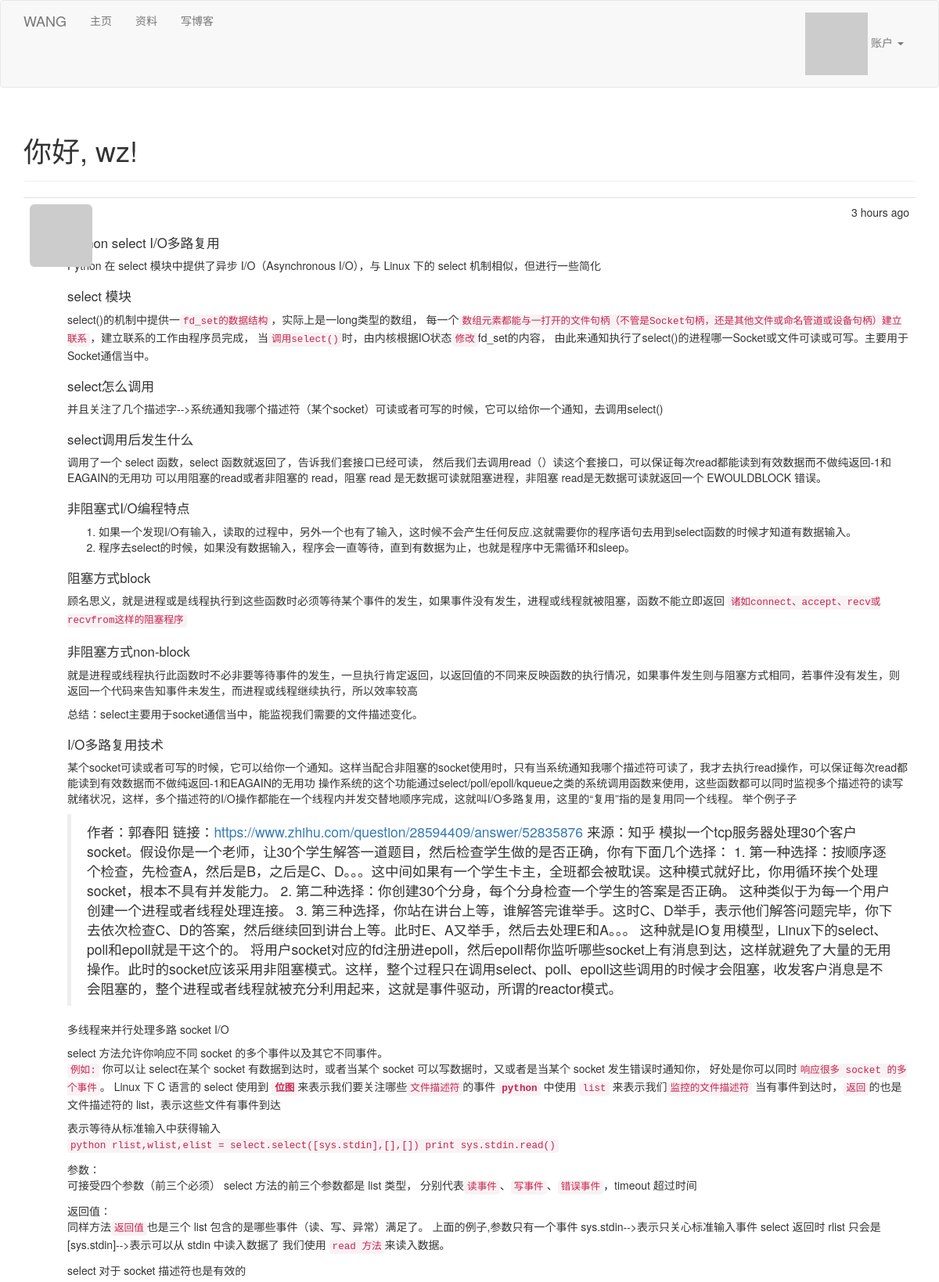
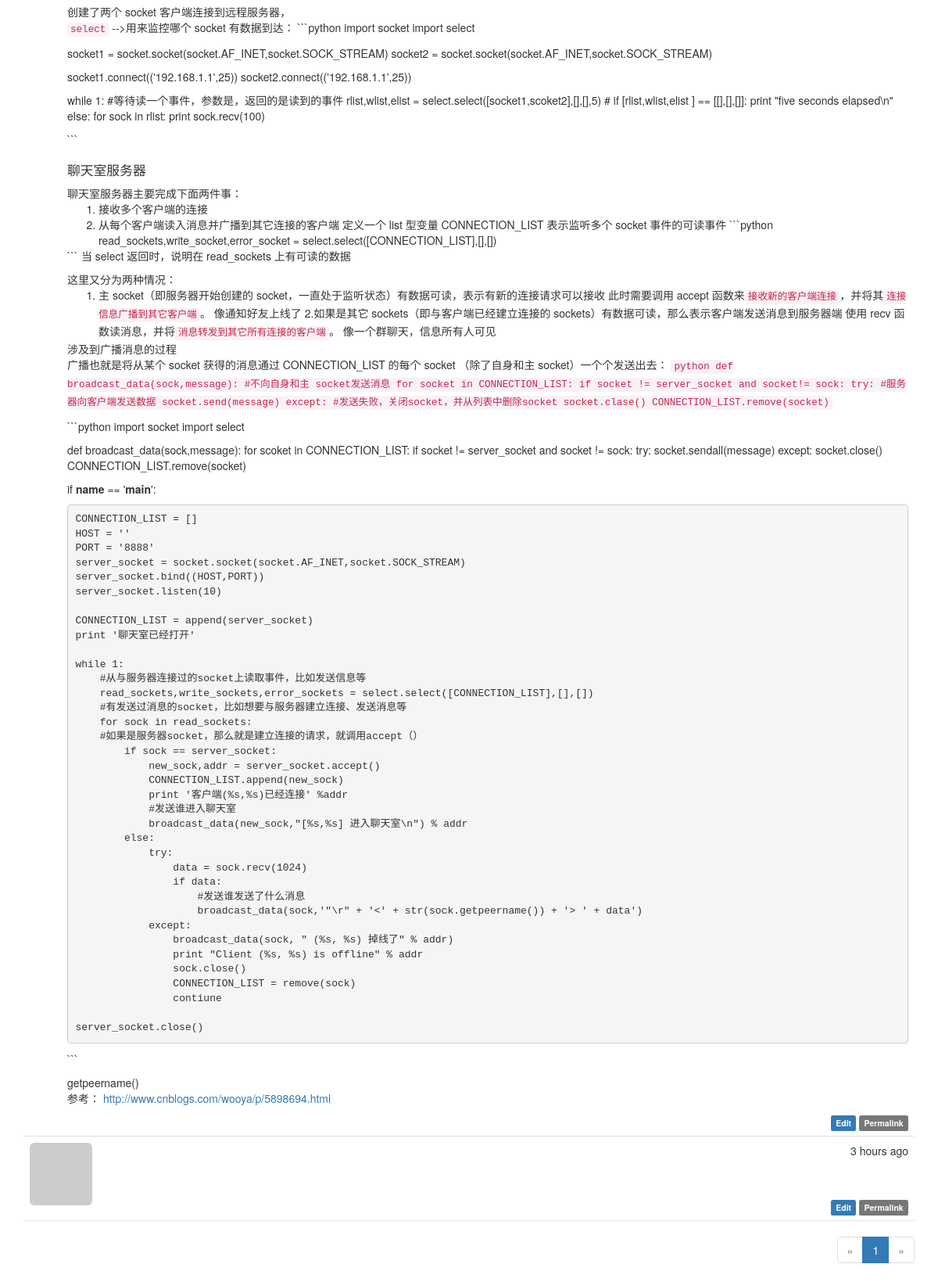
The page / (signed in) on the database its author committed (2 pictures, top to bottom).
### app/models.py (models this page shows, shortened)
class User(UserMixin, db.Model):
    __tablename__ = 'users'
    id = db.Column(db.Integer, primary_key=True)
    email = db.Column(db.String(64), unique=True, index=True)
    username = db.Column(db.String(64), unique=True, index=True)
    role_id = db.Column(db.Integer, db.ForeignKey('roles.id'))
    password_hash = db.Column(db.String(128))
    confirmed=db.Column(db.Boolean,default=False)
    name=db.Column(db.String(64))#真实姓名
    location=db.Column(db.String(64))#所在地
    about_me=db.Column(db.Text())#自我介绍
    member_since=db.Column(db.DateTime(),default=datetime.utcnow)#注册日期
    last_seen=db.Column(db.DateTime(),default=datetime.utcnow)#最后访问日期
    avatar_hash=db.Column(db.String(32))
    posts=db.relationship('Post',backref='author',lazy='dynamic')
    def ping(self):#刷新用户的最后访问时间
        self.last_seen=datetime.utcnow()
        db.session.add(self)
    @property
    def password(self):
        raise AttributeError('password is not a readable attribute')
    def can(self,permissions):#参数是某种权限，检查用户是否有某种权限
        return self.role is not None and \
            (self.role.permissions&permissions)==permissions#位与操作
    def gravatar(self,size=100,default='identicon',rating='g'):
        if request.is_secure:
            url='https://secure.gravatar.com/avatar'
        else:
            url='http://www.gravatar.com/avatar'
        hash=self.avatar_hash or hashlib.md5(self.email.encode('utf-8')).hexdigest()
        return '{url}/{hash}?s={size}&d={default}&r={rating}'.format(
                url=url,hash=hash,size=size,default=default,rating=rating)

class Post(db.Model):
    __tablename__='posts'
    id=db.Column(db.Integer,primary_key=True)
    title = db.Column(db.Text)
    body=db.Column(db.Text)
    timestamp=db.Column(db.DateTime,index=True,default=datetime.utcnow)#时间戳
    author_id=db.Column(db.Integer,db.ForeignKey('users.id'))#作者ip
    body_html=db.Column(db.Text)

### app/main/views.py (the view)
@main.route('/', methods=['GET', 'POST'])
def index():
    form = PostForm()
    if current_user.can(Permission.WRITE_ARTICLES) and \
            form.validate_on_submit():
        post = Post(title = form.title.data,
        			body=form.body.data,
                    author=current_user._get_current_object())
        db.session.add(post)
        return redirect(url_for('.index'))
    page = request.args.get('page', 1, type=int)
    pagination = Post.query.order_by(Post.timestamp.desc()).paginate(
        page, per_page=current_app.config['FLASKY_POSTS_PER_PAGE'],
        error_out=False)
    posts = pagination.items
    return render_template('index.html', form=form, posts=posts,
                           pagination=pagination)

### app/auth/views.py (called while the page is built)
@auth.before_app_request#决定用户确认前可以做什么操作
def before_request():#允许未确认的用户登陆
    if current_user.is_authenticated:
        current_user.ping()
        if not current_user.confirmed \
                and request.endpoint[:5]!='auth.':
            return redirect(url_for('auth.unconfirmed'))#但是显示未登录的页面

### app/main/__init__.py (called while the page is built)
@main.app_context_processor#Permission类加入模版上下文
def inject_permissions():#上下文处理器，可让Permission变量在全局中可访问
	return dict(Permission=Permission)

### app/models.py (called while the page is built)
@login_manager.user_loader#加载用户的回调函数
def load_user(user_id):
    return User.query.get(int(user_id))#参数Unicode字符串形式表示的用户标识符，返回用户对象

### app/templates/index.html (shortened to what this page needs)
{% extends "base.html" %}
{% import "bootstrap/wtf.html" as wtf %}
{% import "_macros.html" as macros %}
{% block page_content %}
<div class="page-header">
    <h1>你好, {% if current_user.is_authenticated %}{{ current_user.username }}{% else %}陌生人{% endif %}!</h1>
</div>
{% include '_posts.html' %}
{% if pagination %}
<div class="pagination">
    {{ macros.pagination_widget(pagination, '.index') }}
</div>
{% endif %}
{% endblock %}

### app/templates/_posts.html
<ul class="posts">
    {% for post in posts %}
    <li class="post">
        <div class="post-thumbnail">
            <a href="{{ url_for('.user', username=post.author.username) }}">
                <img class="img-rounded profile-thumbnail" src="{{ post.author.gravatar(size=40) }}">
            </a>
        </div>
        <div class="post-content">
            <div class="post-date">{{ moment(post.timestamp).fromNow() }}</div>
            <div class="post-author"><a href="{{ url_for('.user', username=post.author.username) }}">{{ post.author.username }}</a></div>
            <div class="post-body">
                {% if post.body_html %}
                    {{ post.body_html | safe }}
                {% else %}
                    {{ post.body }}
                {% endif %}
            </div>
            <div class="post-footer">
                {% if current_user == post.author %}
                <a href="{{ url_for('.edit', id=post.id) }}">
                    <span class="label label-primary">Edit</span>
                </a>
                {% elif current_user.is_administrator() %}
                <a href="{{ url_for('.edit', id=post.id) }}">
                    <span class="label label-danger">Edit [Admin]</span>
                </a>
                {% endif %}
                <a href="{{ url_for('.post', id=post.id) }}">
                    <span class="label label-default">Permalink</span>
                </a>
            </div>
        </div>
    </li>
    {% endfor %}
</ul>

### app/static/styles.css (style rules this page uses)
.profile-thumbnail { position: absolute; }
ul.posts { list-style-type: none; padding: 0px; margin: 16px 0px 0px 0px; border-top: 1px solid #e0e0e0; }
ul.posts li.post { padding: 8px; border-bottom: 1px solid #e0e0e0; }
div.post-date { float: right; }
div.post-author { font-weight: bold; }
div.post-thumbnail { position: absolute; }
div.post-content { margin-left: 48px; min-height: 48px; }
div.post-footer { text-align: right; }
div.pagination { width: 100%; text-align: right; padding: 0px; margin: 0px; }
.post-body h1 { font-size: 140%; }
.post-body h3 { font-size: 120%; }

### rows shown on the page
User: username "wz"
Post: timestamp "3 hours ago", body_html "Python select I/O多路复用 Python 在 select 模块中提供了异步 I/O（Asynchronous I/O），与 Linux 下的 select 机制相似，但进行一些简化 select 模块 select()的机制中提供一 fd_set的数据结构 ，实际上是一long类型的数组， 每一个 数组元素都能与一打开的文件句柄（不管是Socket句柄，还是其他文件或命名管道或设备句柄）建立联系 ，建立联系的工作由程序员完成， 当 调用select() 时，由内核根据IO状态 修改 fd_set的内容， 由此来通知执行了select()的进程哪一Socket或文件可读或可写。主要用于Socket通信当中。 select怎么调用 并且关注了几个描述字-->系统通知我哪个描述符（某个socket）可读或者可写的时候，它可以给你一个通知，去调用select() select调用后发生什么 调用了一个 select 函数，select 函数就返回了，告诉我们套接口已经可读， 然后我们去调用read（）读这个套接口，可以保证每次read都能读到有效数据而不做纯返回-1和EAGAIN的无用功 可以用阻塞的read或者非阻塞的 read，阻塞 read 是无数据可读就阻塞进程，非阻塞 read是无数据可读就返回一个 EWOULDBLOCK 错误。 非阻塞式I/O编程特点 如果一个发现I/O有输入，读取的过程中，另外一个也有了输入，这时候不会产生任何反应.这就需要你的程序语句去用到select函数的时候才知道有数据输入。…"
Post: timestamp "3 hours ago"

### other values the page prints
{{ p }} "1"
